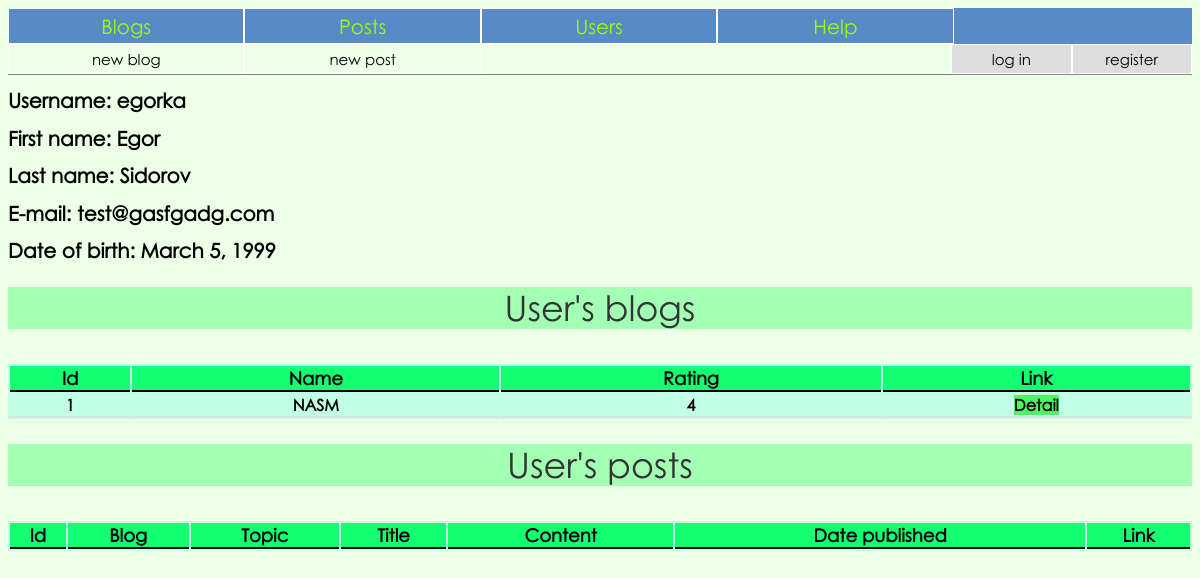
Page /user/2/ on the earlier database version.
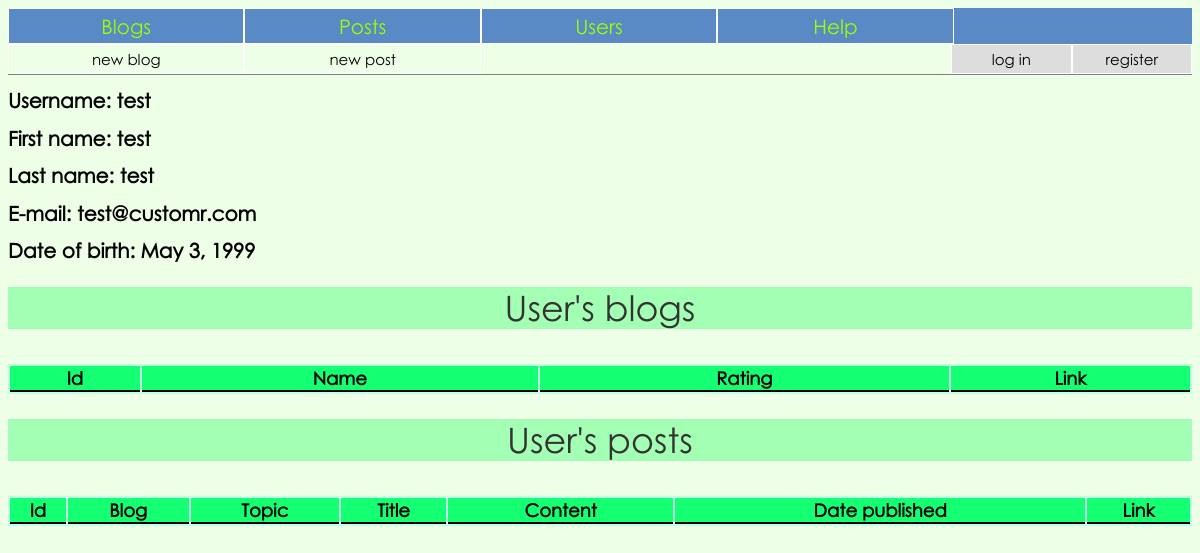
Same page on the later database version.
### blog/models.py (models this page shows, shortened)
class MyUser(AbstractBaseUser):
	username = models.CharField('username', max_length=50, unique=True)
	first_name = models.CharField('first name', max_length=50)
	last_name = models.CharField('last name', max_length=50)
	email = models.EmailField(
		verbose_name='email address',
		max_length=255,
		unique=True,
	)
	date_of_birth = models.DateField()
	is_active = models.BooleanField(default=True)
	is_admin = models.BooleanField(default=False)
	objects = MyUserManager()
	USERNAME_FIELD = 'username'
	EMAIL_FIELD = 'email'
	REQUIRED_FIELDS = ['first_name', 'last_name', 'email', 'date_of_birth']

class Blog(models.Model):
	author = models.ForeignKey(MyUser, on_delete=models.CASCADE, blank=True)
	name = models.CharField('Name', max_length=50, blank=True, unique=True)
	rating = models.IntegerField('Rating', default=0)

### blog/views.py (the view)
# urls.py: path('user/<int:user_id>/', views.user, name='user'),
def user(request, user_id):
	user = get_object_or_404(MyUser, pk=user_id)
	blogs = Blog.objects.filter(author=user)
	posts = Post.objects.filter(author=user)
	context = {
		'thisuser': user,
		'posts': posts,
		'blogs': blogs
		}
	return render(request, 'blog/user_detail.html', context)

### blog/templates/blog/user_detail.html (shortened to what this page needs)
{% extends 'blog/base.html' %}
{% block content %}
<div>
	<h1>Username: {{ thisuser.username }}</h1>
	<h1>First name: {{ thisuser.first_name }}</h1>
	<h1>Last name: {{ thisuser.last_name }}</h1>
	<h1>E-mail: {{ thisuser.email }}</h1>
	<h1>Date of birth: {{ thisuser.date_of_birth }}</h1>
</div>
<p class='title'>User's blogs</p>
<div>
	<table>
		<thead>
			<tr>
				<th>Id</th>
				<th>Name</th>
				<th>Rating</th>
				<th>Link</th>
			</tr>
		</thead>
		<tbody>
		{% for blog in blogs %}
			<tr>
				<th>{{ blog.id }}</th>
				<th>{{ blog.name }}</th>
				<th>{{ blog.rating }}</th>
				<th><a href="{% url 'blog:blog' blog.name %}">Detail</a></th>
			</tr>
		{% endfor %}
		</tbody>
	</table>
</div>
<p class='title'>User's posts</p>
<div>
	<table>
		<thead>
			<tr>
				<th>Id</th>
				<th>Blog</th>
				<th>Topic</th>
				<th>Title</th>
				<th>Content</th>
				<th>Date published</th>
				<th>Link</th>
			</tr>
		</thead>
	</table>
</div>
{% endblock content %}

Differences in the rows shown:
no longer on this page (row edited): Blog: id "1", name "NASM", rating "4"
changed MyUser: username "egorka" → "test"; first_name "Egor" → "test"; last_name "Sidorov" → "test"; email "test@gasfgadg.com" → "test@customr.com"; date_of_birth "March 5, 1999" → "May 3, 1999"
